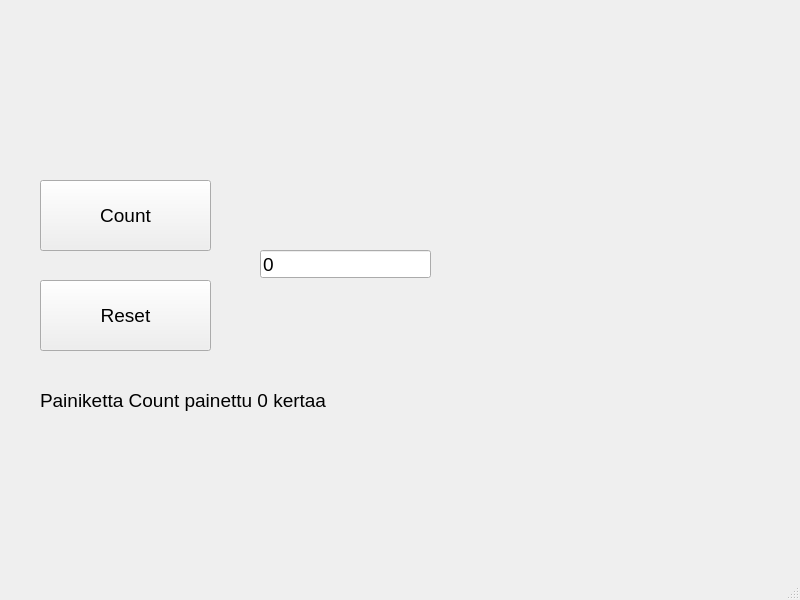
<?xml version="1.0" encoding="UTF-8"?>
<ui version="4.0">
 <class>MainWindow</class>
 <widget class="QMainWindow" name="MainWindow">
  <property name="geometry">
   <rect>
    <x>0</x>
    <y>0</y>
    <width>800</width>
    <height>600</height>
   </rect>
  </property>
  <property name="windowTitle">
   <string>MainWindow</string>
  </property>
  <widget class="QWidget" name="centralwidget">
   <widget class="QPushButton" name="btnCount">
    <property name="geometry">
     <rect>
      <x>40</x>
      <y>180</y>
      <width>171</width>
      <height>71</height>
     </rect>
    </property>
    <property name="font">
     <font>
      <family>MS Sans Serif</family>
      <pointsize>14</pointsize>
      <bold>false</bold>
      <kerning>true</kerning>
     </font>
    </property>
    <property name="text">
     <string>Count</string>
    </property>
   </widget>
   <widget class="QPushButton" name="btnReset">
    <property name="geometry">
     <rect>
      <x>40</x>
      <y>280</y>
      <width>171</width>
      <height>71</height>
     </rect>
    </property>
    <property name="font">
     <font>
      <family>MS Sans Serif</family>
      <pointsize>14</pointsize>
      <bold>false</bold>
      <kerning>true</kerning>
     </font>
    </property>
    <property name="text">
     <string>Reset</string>
    </property>
   </widget>
   <widget class="QLineEdit" name="txtResult">
    <property name="geometry">
     <rect>
      <x>260</x>
      <y>250</y>
      <width>171</width>
      <height>28</height>
     </rect>
    </property>
    <property name="font">
     <font>
      <family>MS Sans Serif</family>
      <pointsize>14</pointsize>
      <bold>false</bold>
      <kerning>true</kerning>
     </font>
    </property>
    <property name="text">
     <string>0</string>
    </property>
   </widget>
   <widget class="QLabel" name="label">
    <property name="geometry">
     <rect>
      <x>40</x>
      <y>380</y>
      <width>391</width>
      <height>41</height>
     </rect>
    </property>
    <property name="font">
     <font>
      <family>MS Sans Serif</family>
      <pointsize>14</pointsize>
      <bold>false</bold>
      <kerning>true</kerning>
     </font>
    </property>
    <property name="text">
     <string>Painiketta Count painettu 0 kertaa</string>
    </property>
   </widget>
  </widget>
  <widget class="QMenuBar" name="menubar">
   <property name="geometry">
    <rect>
     <x>0</x>
     <y>0</y>
     <width>800</width>
     <height>25</height>
    </rect>
   </property>
  </widget>
  <widget class="QStatusBar" name="statusbar"/>
 </widget>
 <resources/>
 <connections/>
</ui>
